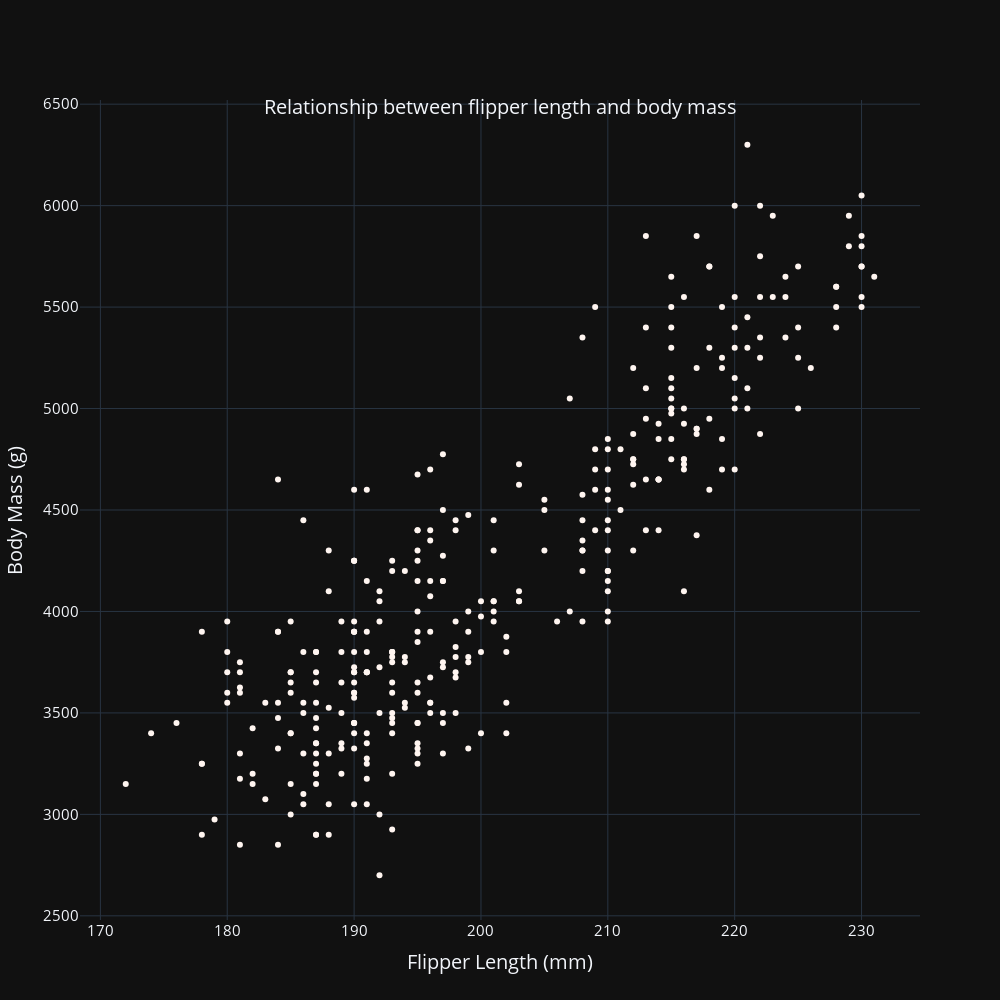

The notebook cell saved with this chart:
### Code cell
#scatter plot of flipper length and body mass
#scatter plot of flipper length and body mass
import plotly.express as px
plot = px.scatter(penguin_Iter, x="Flipper Length (mm)", y="Body Mass (g)", width = 1000, height = 1000, title = "Relationship between flipper length and body mass", template = "plotly_dark", color_discrete_sequence=px.colors.sequential.Reds)
plot.update_layout(title_x = 0.5, title_y = 0.9, title_font_size = 20, xaxis_title_font_size = 20, yaxis_title_font_size = 20, xaxis_title_text = "Flipper Length (mm)", yaxis_title_text = "Body Mass (g)", xaxis_tickfont_size = 15, yaxis_tickfont_size = 15, font_size = 15)
plot.show()

### Figure 1 — Plotly figure (JSON) as saved in the notebook; plotly's stock layout.template omitted (floating-point values rounded to 4 significant figures; data arrays with more than 128 entries replaced by an {"elided": "..."} marker saying what was removed)
{"data": [{"hovertemplate": "Flipper Length (mm)=%{x}<br>Body Mass (g)=%{y}<extra></extra>", "legendgroup": "", "marker": {"color": "rgb(255,245,240)", "symbol": "circle"}, "mode": "markers", "name": "", "orientation": "v", "showlegend": false, "type": "scatter", "x": {"elided": "344 int values"}, "xaxis": "x", "y": {"elided": "344 int values"}, "yaxis": "y"}], "layout": {"font": {"size": 15}, "height": 1000, "legend": {"tracegroupgap": 0}, "title": {"font": {"size": 20}, "text": "Relationship between flipper length and body mass", "x": 0.5, "y": 0.9}, "width": 1000, "xaxis": {"anchor": "y", "domain": [0, 1], "tickfont": {"size": 15}, "title": {"font": {"size": 20}, "text": "Flipper Length (mm)"}}, "yaxis": {"anchor": "x", "domain": [0, 1], "tickfont": {"size": 15}, "title": {"font": {"size": 20}, "text": "Body Mass (g)"}}}}
